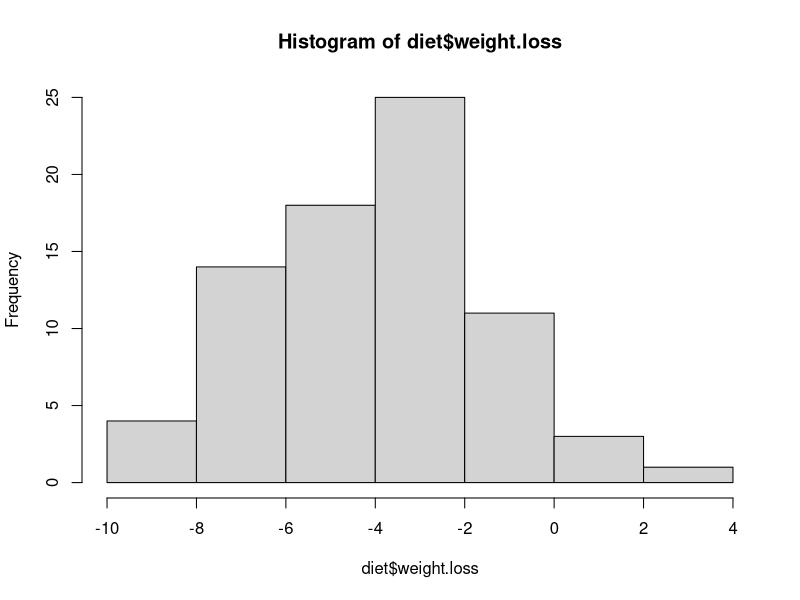
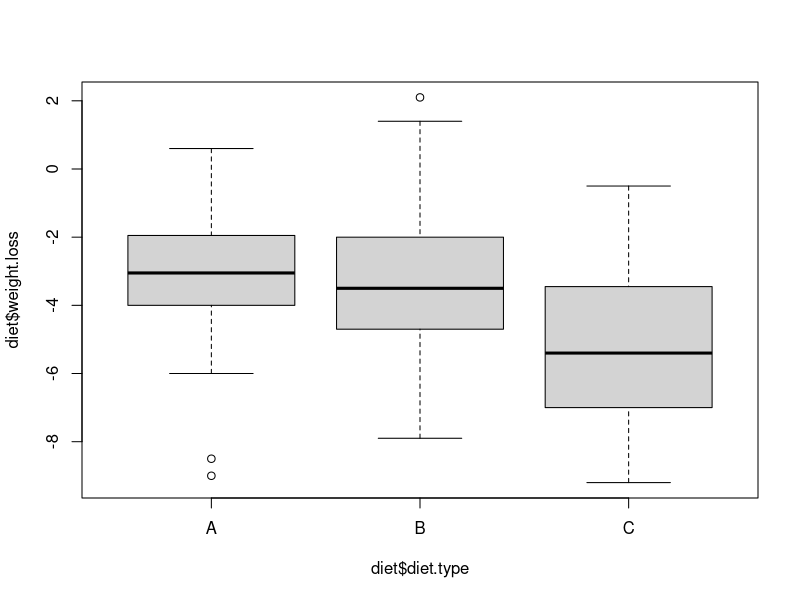
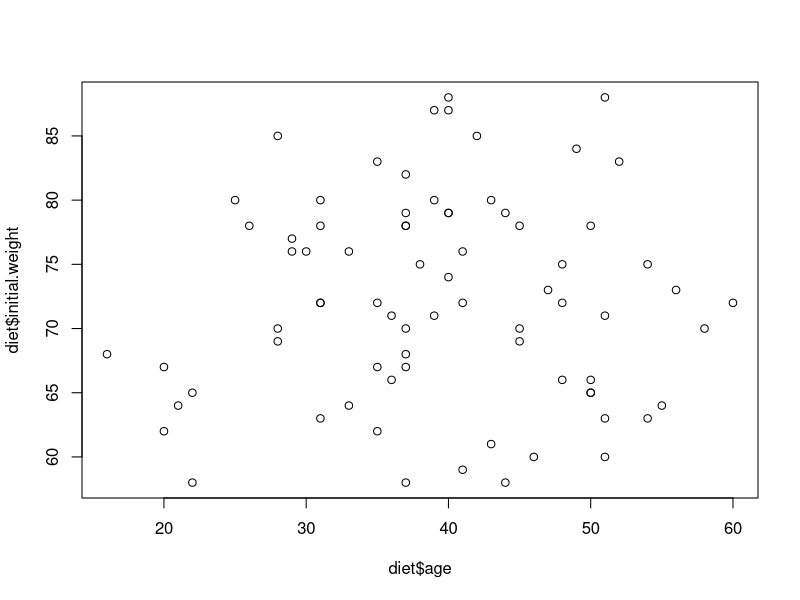
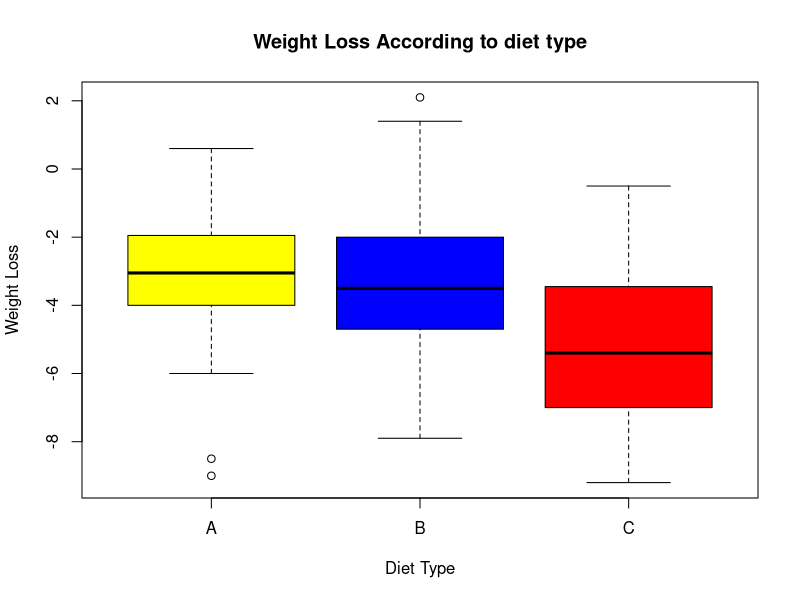

Write R code to recreate these figures, in order.
## ---- chunk 1

## ---- chunk 2
print("Hello World")
## ---- chunk 3
getwd()
## ---- chunk 4
list.files("data/")
## ---- chunk 5
file.exists("data/diet.csv")
## ---- chunk 6
diet <- read.csv("data/diet.csv")
diet
## ---- chunk 7
summary(diet)
## ---- chunk 8
diet$gender
diet$age


## ---- chunk 9
diet$weight.loss <- diet$final.weight - diet$initial.weight

## ---- chunk 10
diet[1:5,]
diet[,2:3]
## ---- chunk 11
diet$diet.type == "A"

dietA <- diet[diet$diet.type == "A",]
dietA
## ---- chunk 12
hist(diet$weight.loss)
## ---- chunk 13
boxplot(diet$weight.loss~diet$diet.type)

## ---- chunk 14
plot(diet$age,diet$initial.weight)
## ---- chunk 15
boxplot(diet$weight.loss~diet$diet.type, 
        ylab="Weight Loss", 
        xlab="Diet Type",
        col=c("yellow","blue","red"),
        main="Weight Loss According to diet type")
## ---- chunk 16
?lm
## ---- chunk 17
help(lm)
